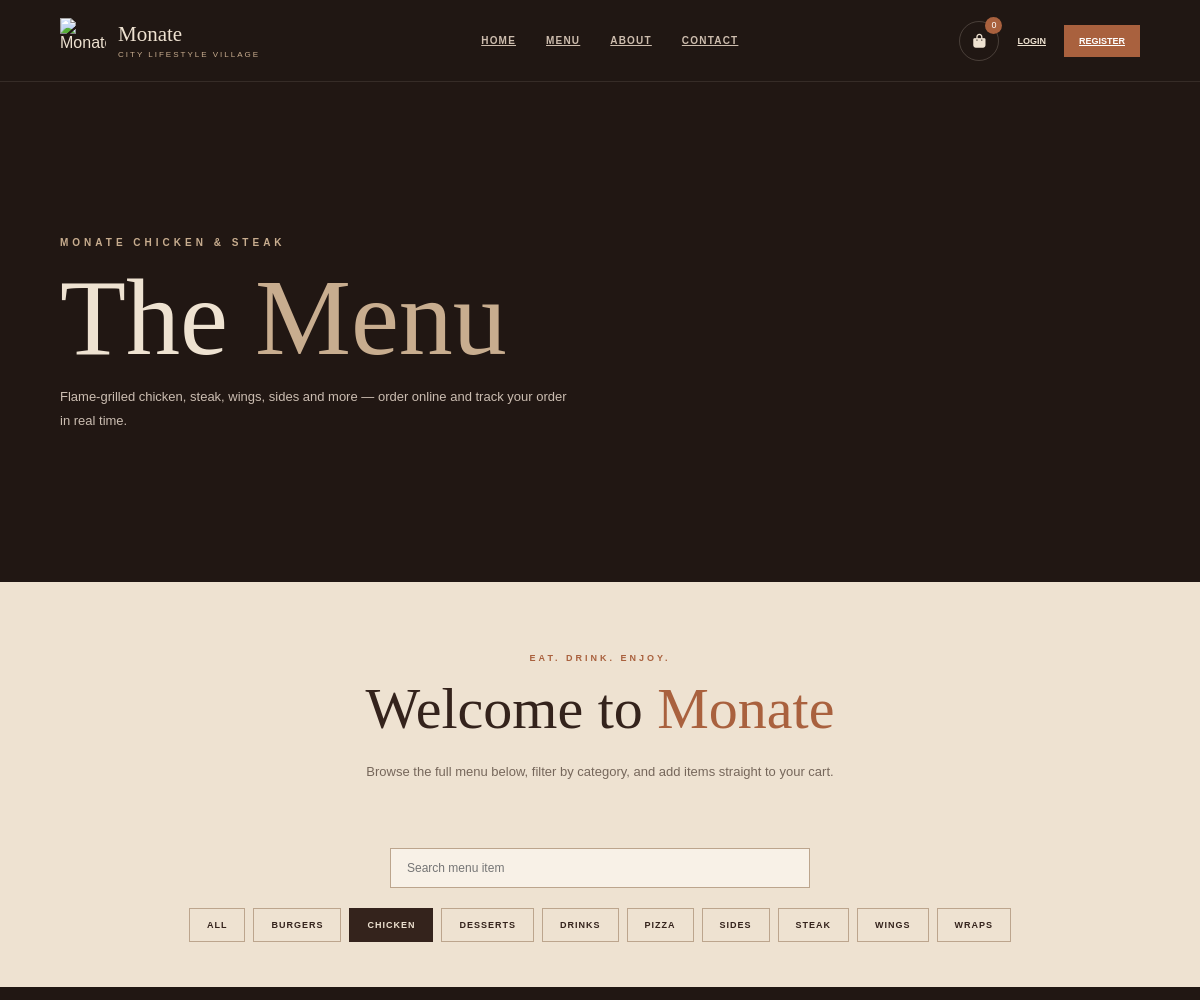
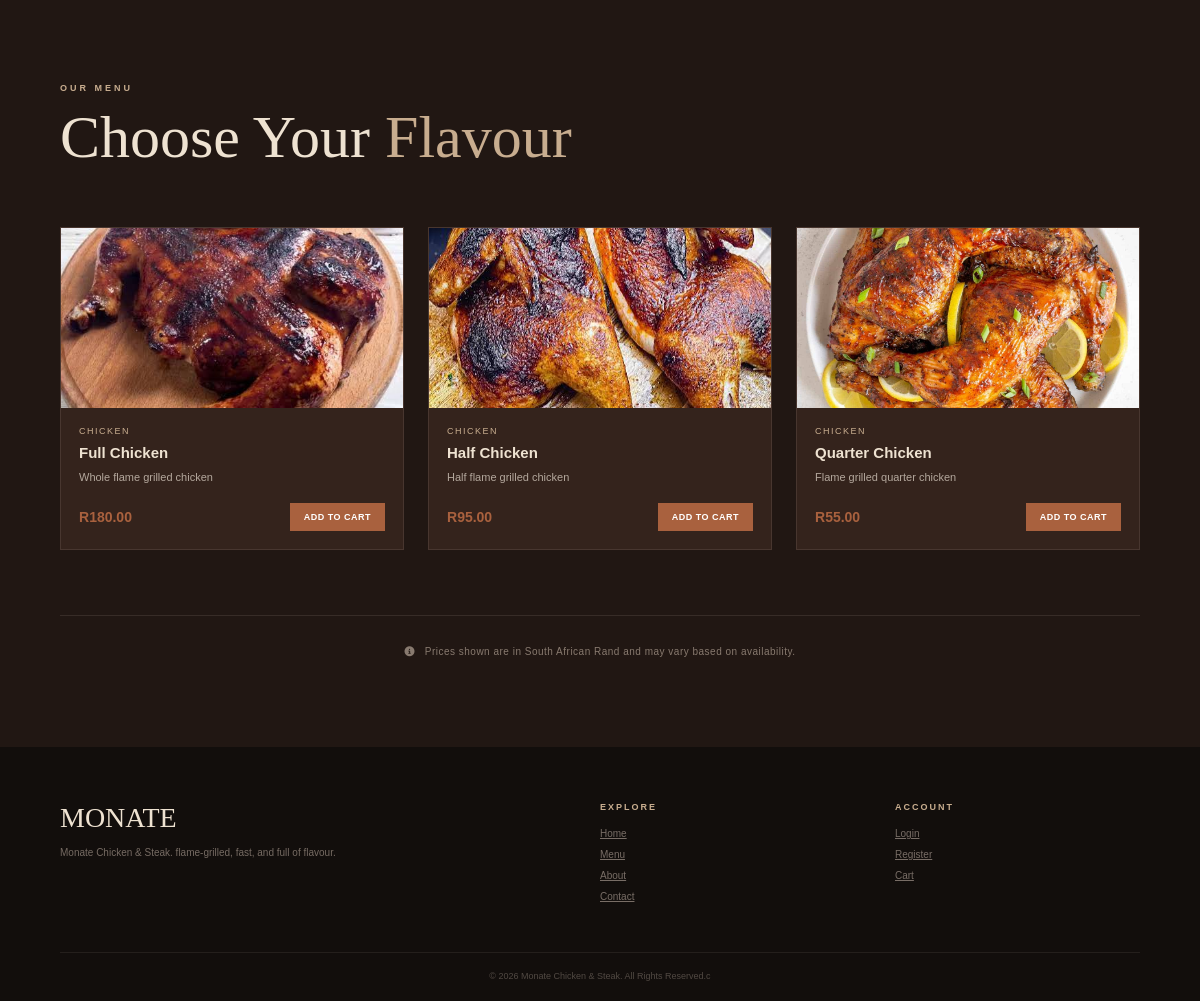
The app's page /menu.php?category=1 with its own data (2 pictures, top to bottom).
### tables this page shows
CREATE TABLE IF NOT EXISTS `categories` (
  `category_id` int(11) NOT NULL AUTO_INCREMENT,
  `category_name` varchar(100) NOT NULL,
  PRIMARY KEY (`category_id`)
);

CREATE TABLE IF NOT EXISTS `menu_items` (
  `menu_id` int(11) NOT NULL AUTO_INCREMENT,
  `category_id` int(11) NOT NULL,
  `item_name` varchar(100) NOT NULL,
  `description` mediumtext DEFAULT NULL,
  `price` decimal(10,2) NOT NULL,
  `image` varchar(255) DEFAULT NULL,
  `available` enum('Yes','No') DEFAULT 'Yes',
  PRIMARY KEY (`menu_id`),
  KEY `category_id` (`category_id`)
);

### menu.php (the view, shortened to what this page needs)
<?php
include("db.php");
$categories = [];
$catResult = mysqli_query($conn, "SELECT category_id, category_name FROM categories ORDER BY category_name");
if ($catResult) {
    while ($row = mysqli_fetch_assoc($catResult)) {
        $categories[] = $row;
    }
}
$selectedCategory = isset($_GET['category']) ? (int) $_GET['category'] : 0;
$searchTerm = isset($_GET['q']) ? trim($_GET['q']) : "";
$sql = "SELECT m.menu_id, m.item_name, m.description, m.price, m.image, c.category_name
        FROM menu_items m
        JOIN categories c ON m.category_id = c.category_id
        WHERE m.available = 'Yes'";
$params = [];
$types = "";
if ($selectedCategory > 0) {
    $sql .= " AND m.category_id = ?";
    $params[] = $selectedCategory;
    $types .= "i";
}
$sql .= " ORDER BY c.category_name, m.item_name";
$stmt = mysqli_prepare($conn, $sql);
if (!empty($params)) {
    mysqli_stmt_bind_param($stmt, $types, ...$params);
}
mysqli_stmt_execute($stmt);
$menuResult = mysqli_stmt_get_result($stmt);
$menuItems = [];
while ($row = mysqli_fetch_assoc($menuResult)) {
    $menuItems[] = $row;
}
$cartCount = 0;
?>
<!DOCTYPE html>
<html lang="en">
<head>
<link rel="stylesheet"
href="https://cdnjs.cloudflare.com/ajax/libs/font-awesome/6.7.2/css/all.min.css">
</head>
<body>
<header>
<div class="logo">
<img src="images/logo.png" alt="Monate">
<h2>Monate<span>City Lifestyle Village</span></h2>
</div>
<nav>
<a href="index.php">Home</a>
<a href="menu.php">Menu</a>
<a href="about.php">About</a>
<a href="contact.php">Contact</a>
</nav>
<div class="right">
<a href="cart.php" class="cart">
<i class="fas fa-shopping-bag"></i>
<span><?php echo (int) $cartCount; ?></span>
</a>
<?php if (isset($_SESSION['user_id'])): ?>
<a href="profile.php" class="login">Account</a>
<a href="logout.php" class="register">Logout</a>
<?php else: ?>
<a href="login.php" class="login">Login</a>
<a href="register.php" class="register">Register</a>
<?php endif; ?>
</div>
</header>
<section class="menu-hero">
<div class="menu-hero-content">
<small>Monate Chicken & Steak</small>
<h1>The <span>Menu</span></h1>
<p>Flame-grilled chicken, steak, wings, sides and more — order online and track your order in real time.</p>
</div>
</section>
<section class="intro">
<small>Eat. Drink. Enjoy.</small>
<h2>Welcome to <span>Monate</span></h2>
<p>Browse the full menu below, filter by category, and add items straight to your cart.</p>
</section>
<section class="filter-wrapper">
<div class="filter-inner">
<form method="GET" action="menu.php" class="search-row">
    <input type="text" name="q" placeholder="Search menu item"
        value="<?php echo htmlspecialchars($searchTerm); ?>">
</form>
<div class="categories">
    <a href="menu.php<?php echo $searchTerm !== '' ? '?q=' . urlencode($searchTerm) : ''; ?>"
       class="category <?php echo $selectedCategory === 0 ? 'active' : ''; ?>">
       All
    </a>
    <?php foreach ($categories as $cat): ?>
        <a href="menu.php?category=<?php echo $cat['category_id']; ?><?php echo $searchTerm !== '' ? '&q=' . urlencode($searchTerm) : ''; ?>"
           class="category <?php echo $selectedCategory === (int) $cat['category_id'] ? 'active' : ''; ?>">
           <?php echo htmlspecialchars($cat['category_name']); ?>
        </a>
    <?php endforeach; ?>
</div>
</div>
</section>
<section class="menu-gallery" id="all">
<div class="gallery-container">
<div class="gallery-heading">
<small>Our Menu</small>
<h2>Choose Your <span>Flavour</span></h2>
</div>
<?php if (empty($menuItems)): ?>
    <div class="no-results">No menu items match your search.</div>
<?php else: ?>
<div class="dish-grid">
<?php foreach ($menuItems as $item): ?>
<div class="dish-card">
    <div class="dish-image" style="background-image: url('images/menu-items/<?php echo rawurlencode($item['image']); ?>');"></div>
    <div class="dish-body">
        <div class="dish-category"><?php echo htmlspecialchars($item['category_name']); ?></div>
        <div class="dish-name"><?php echo htmlspecialchars($item['item_name']); ?></div>
        <div class="dish-desc"><?php echo htmlspecialchars($item['description']); ?></div>
        <div class="dish-footer">
            <span class="dish-price">R<?php echo number_format($item['price'], 2); ?></span>
            <form method="POST" action="menu.php<?php echo $selectedCategory > 0 ? '?category=' . $selectedCategory : ''; ?>">
                <button type="submit" name="add_to_cart">Add to Cart</button>
            </form>
        </div>
    </div>
</div>
<?php endforeach; ?>
</div>
<?php endif; ?>
<div class="menu-note">
<i class="fa-solid fa-circle-info"></i>
&nbsp;
Prices shown are in South African Rand and may vary based on availability.
</div>
</div>
</section>
<footer>
<div class="footer-content">
<div class="footer-brand">
<h2>MONATE</h2>
<p>Monate Chicken & Steak. flame-grilled, fast, and full of flavour.</p>
</div>
<div class="footer-column">
<h4>Explore</h4>
<a href="index.php">Home</a>
<a href="menu.php">Menu</a>
<a href="about.php">About</a>
<a href="contact.php">Contact</a>
</div>
<div class="footer-column">
<h4>Account</h4>
<a href="login.php">Login</a>
<a href="register.php">Register</a>
<a href="cart.php">Cart</a>
</div>
</div>
<div class="footer-bottom">
© <?php echo date("Y"); ?> Monate Chicken & Steak. All Rights Reserved.c</footer>
</body>
</html>

### records on screen
categories: category_name "BURGERS"
categories: category_name "CHICKEN"
categories: category_name "DESSERTS"
categories: category_name "DRINKS"
categories: category_name "PIZZA"
categories: category_name "SIDES"
categories: category_name "STEAK"
categories: category_name "WINGS"
categories: category_name "WRAPS"
menu_items: image (picture), category.category_name "CHICKEN", item_name "Full Chicken", description "Whole flame grilled chicken", price "180.00"
menu_items: image (picture), category.category_name "CHICKEN", item_name "Half Chicken", description "Half flame grilled chicken", price "95.00"
menu_items: image (picture), category.category_name "CHICKEN", item_name "Quarter Chicken", description "Flame grilled quarter chicken", price "55.00"

### other values on screen
$cartCount "0"
